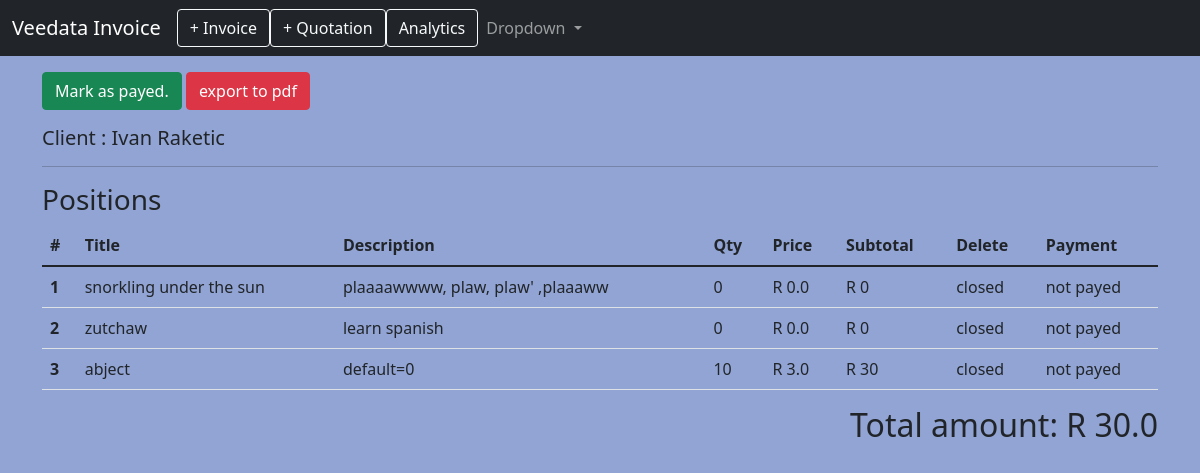
/invoice_app/1/ (signed in), run on the app's committed database.
### invoice_app/models.py (models this page shows, shortened)
class Invoice(models.Model):
    user=models.ForeignKey(User, null=True, on_delete=models.CASCADE)
    profile = models.ForeignKey(Profiles, on_delete=models.CASCADE)
    clients = models.ForeignKey(Client, on_delete=models.CASCADE)
    invoice_number = models.CharField(max_length=100)
    completion_date = models.DateField(null=True, blank=True)
    issued_date = models.DateField(null=True, blank=True)
    payement_date = models.DateField(null=True, blank=True)
    created = models.DateTimeField(auto_now_add=True)
    closed = models.BooleanField(default=False)
    payed= models.BooleanField(default=False)
    tags = models.ManyToManyField(Tag, blank=True)
    @property
    def tags(self):
        return self.tags.all()
    @property
    def positions(self):
        return self.position_set.all()
    '''
    @property
    def subtotal_amount(self):
        qs = self.positions
        subtotal = pos.quantity * pos.price == pos.sub_total
        for pos in qs:
            subtotal = pos.sub_total
        return subtotal


    @property
    def subtotal_amount(self):
        subtotal = 0
        qs = self.positions
        for pos in qs:
            subtotal =  pos.amount
        return subtotal

    '''
    @property
    def total_amount(self):
        return self.positions.aggregate(
            total_price=Sum(F('quantity') * F('price'))
        )['total_price'] or Decimal('0')

### clients/models.py (models this page shows, shortened)
class Client(models.Model):
    name = models.CharField(max_length=200)
    client_address = models.TextField(max_length=200, blank=True)
    website = models.URLField(blank=True)
    company_reg_no = models.CharField(max_length=20,null=True, blank=True)
    vat_no =  models.CharField(max_length=10, null=True, blank=True)
    logo = models.ImageField(default='images/no_photo.png',blank=True)

### positions/models.py (models this page shows, shortened)
class Position(models.Model):
    invoice = models.ForeignKey(Invoice, on_delete=models.CASCADE)
    title = models.CharField(max_length=200)
    author = models.ForeignKey(Author, on_delete=models.CASCADE, null=True)
    description = models.TextField(blank=True, help_text='optional')
    quantity = models.IntegerField(default=0, help_text='how many units?',blank=True)
    price = models.FloatField(default=0.00, help_text='in Rands',blank=True)
    amount = models.FloatField(null=True, help_text="in Rands")
    sub_total= models.FloatField(null=True ,blank=True)
    created = models.DateTimeField(auto_now_add=True)

### invoice_app/views.py (the view, shortened to what this page needs)
# urls.py: path('<pk>/', login_required(AddPositionsFormView.as_view()), name='estimate_detail'),
class AddPositionsFormView(FormView):
    form_class = PositionForm
    template_name = 'invoice/detail.html'
    def get_context_data(self, **kwargs):
        context = super().get_context_data(**kwargs)
        invoice_obj = Invoice.objects.get(pk=self.kwargs.get('pk'))
        qs = invoice_obj.positions
        context['obj'] = invoice_obj
        context['qs'] = qs
        return context

### templates/invoice/detail.html (shortened to what this page needs)
{% extends 'partials/base.html' %}
{% load crispy_forms_tags %}
{% block content %}
      </div>
      <div>
        {% if not obj.closed  %}
       <button type="button" class="btn btn-primary" data-bs-toggle="modal" data-bs-target="#addPositionsModal">
        +add position.
       </button>
       <button type="button" class="btn btn-warning" data-bs-toggle="modal" data-bs-target="#closePositionsModal">
        close positions.
       </button>
       {% else %}
      <div>
       <button type="button" class="btn btn-success" data-bs-toggle="modal" data-bs-target="#payedPositionsModal">
        Mark as payed.
       </button>
       <a href="  {% url 'invoice_app:pdf' obj.pk %} "class="btn btn-danger">export to pdf</a>
       {% endif %}
      </div>
   <div class= "mt-3">
      <h5>Client : {{ obj.clients.name }}</h5>
      <hr>
      <h3>Positions</h3> {{obj.clients.company_name}}</h3>
      {% if qs %}
      <table class="table">
        <thead>
          <tr>
              <th scope="col">#</th>
              <th scope="col">Title</th>
              <th scope="col">Description</th>
              <th scope="col">Qty</th>
              <th scope="col">Price</th>
              <th scope="col">Subtotal</th>
              <th scope="col">Delete</th>
              <th scope="col">Payment</th>
           </tr>
        </thead>
        <tbody>
          {% for item in qs %}
            <tr style = "vertical-align:middle;">
                <th scope="row">{{forloop.counter}}</th>
                <td>{{item.title}}</td>
                <td>{{item.description}}</td>
                <td>{{item.quantity}}</td>
                <td>R {{item.price}}</td>
                <td>R  {% widthratio item.quantity 1 item.price %} </td>
                <td>
                    {% if not obj.closed %}
                    <a href="{% url 'invoice_app:position-delete' obj.pk item.pk %}" class="btn btn-danger">x</a>
                    {% else %}
                    closed
                    {% endif %}
                </td>
                  <td>
                    {% if not obj.payed %}
                     not payed
                    {% else %}
                    payed
                    {% endif %}
                 </td>
             </tr>
            {% endfor %}
           </tbody>
        </table>
        <div class="mt-2 text-end">
            <h2>Total amount: R {{ obj.total_amount}}</h2>
        </div>
        {% else %}
        <h5>No positions yet.</h>
        {% endif %}
   </div>
{% endblock content %}

### static/style.css (style rules this page uses)
body { background-color:rgb(145, 164, 211); }

### data on the page
Invoice: clients.name "Ivan Raketic", total_amount "30.0"
Position: title "snorkling under the sun", description "plaaaawwww, plaw, plaw' ,plaaaww", quantity "0", price "0.0", quantity+price "0"
Position: title "zutchaw", description "learn spanish", quantity "0", price "0.0", quantity+price "0"
Position: title "abject", description "default=0", quantity "10", price "3.0", quantity+price "30"
